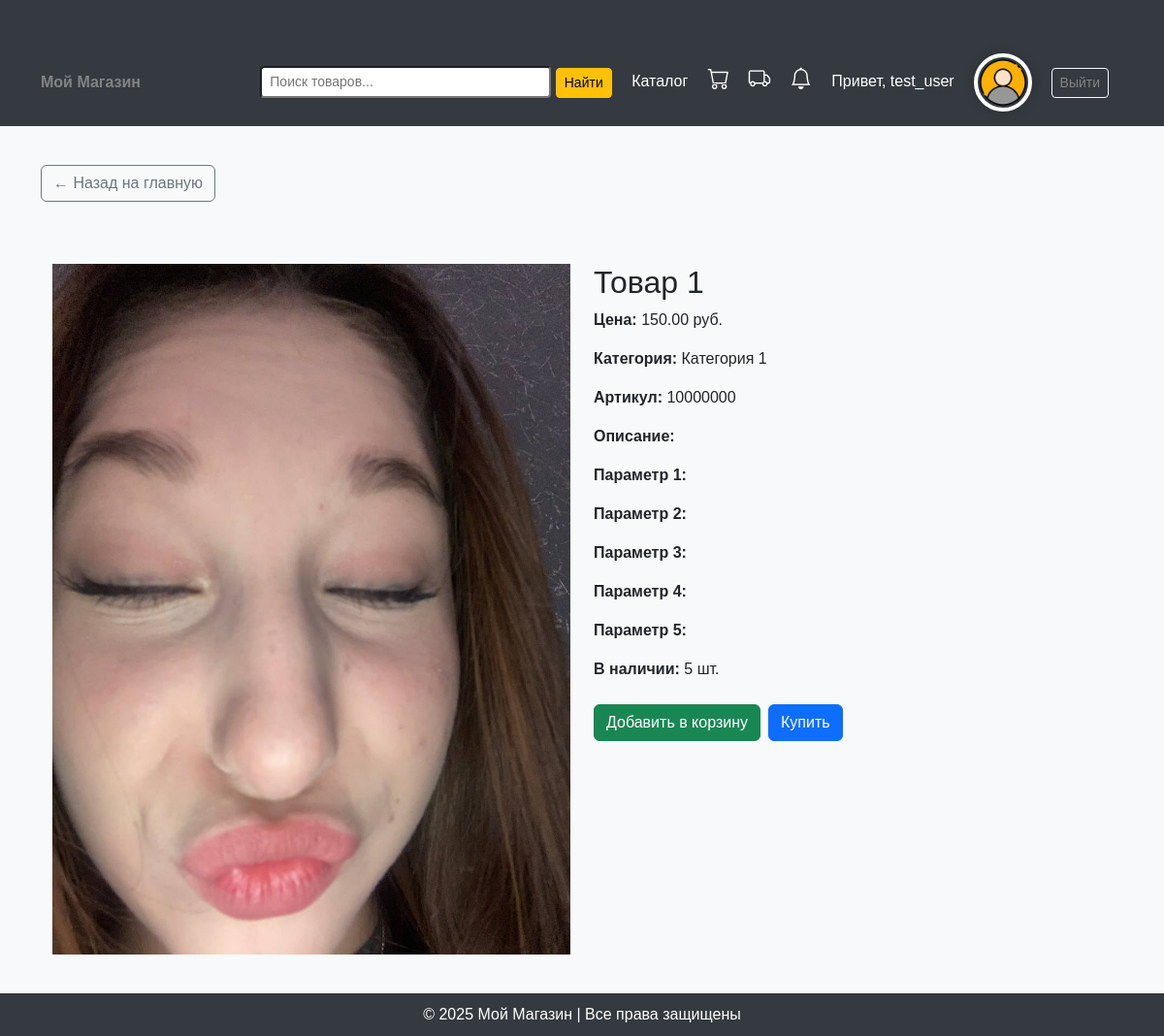
The page /accounts/product/1/ (signed in) on the database as committed earlier.
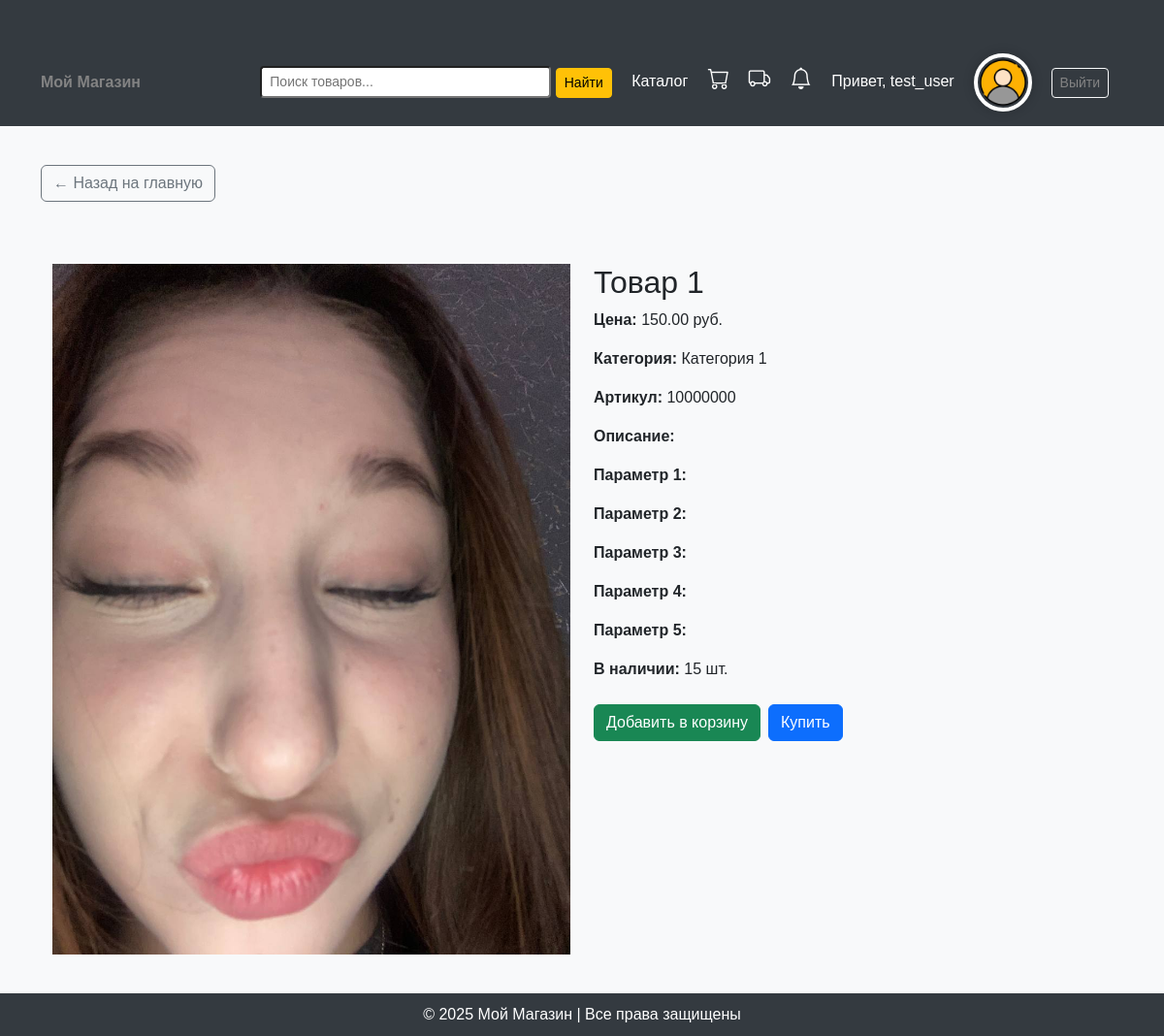
The same page on the database as committed later.
### accounts/models.py (models this page shows, shortened)
class Product(models.Model):
    name = models.CharField(max_length=255, verbose_name="Название")
    price = models.DecimalField(max_digits=10, decimal_places=2, verbose_name="Цена")
    parameter_1 = models.CharField(max_length=255, blank=True, verbose_name="Параметр 1")
    parameter_2 = models.CharField(max_length=255, blank=True, verbose_name="Параметр 2")
    parameter_3 = models.CharField(max_length=255, blank=True, verbose_name="Параметр 3")
    parameter_4 = models.CharField(max_length=255, blank=True, verbose_name="Параметр 4")
    parameter_5 = models.CharField(max_length=255, blank=True, verbose_name="Параметр 5")
    category = models.ForeignKey(Category, on_delete=models.CASCADE, verbose_name="Категория")
    sku = models.CharField(max_length=50, unique=True, verbose_name="Артикул", blank=True)
    image = models.ImageField(upload_to="product_images/", blank=True, null=True, verbose_name="Изображение")
    description = models.TextField(blank=True, null=True, verbose_name="Описание")  # Новое поле для описания
    stock_quantity = models.PositiveIntegerField(default=0, verbose_name="Количество в наличии")  # Новое поле для количества товара

class Category(models.Model):
    name = models.CharField(max_length=255, unique=True, verbose_name="Название категории")

### accounts/views.py (the view)
# urls.py: path('product/<int:product_id>/', views.product_detail, name='product_detail'),
def product_detail(request, product_id):
    product = get_object_or_404(Product, pk=product_id)
    return render(request, 'product_detail.html', {'product': product})

### templates/product_detail.html
{% extends "base.html" %}
{% block content %}
<a href="{% url 'home' %}" class="btn btn-outline-secondary mb-3">
    ← Назад на главную
</a>
<div class="container mt-5">
    <div class="row">
        <div class="col-md-6">
            <img src="{{ product.image.url }}" class="img-fluid" alt="{{ product.name }}">
        </div>
        <div class="col-md-6">
            <h2>{{ product.name }}</h2>
            <p><strong>Цена:</strong> {{ product.price }} руб.</p>
            <p><strong>Категория:</strong> {{ product.category.name }}</p>
            <p><strong>Артикул:</strong> {{ product.sku }}</p>
            <p><strong>Описание:</strong> {{ product.description }}</p>
            <p><strong>Параметр 1:</strong> {{ product.parameter_1 }}</p>
            <p><strong>Параметр 2:</strong> {{ product.parameter_2 }}</p>
            <p><strong>Параметр 3:</strong> {{ product.parameter_3 }}</p>
            <p><strong>Параметр 4:</strong> {{ product.parameter_4 }}</p>
            <p><strong>Параметр 5:</strong> {{ product.parameter_5 }}</p>
            <p><strong>В наличии:</strong> {{ product.stock_quantity }} шт.</p>
            <div class="mt-4 d-flex gap-2">
                {% if user.is_authenticated %}
                    {% if user.is_superuser %}
                        <a href="{% url 'edit_product' product.id %}" class="btn btn-warning">Редактировать</a>
                        <a href="{% url 'delete_product' product.id %}" class="btn btn-danger">Удалить</a>
                    {% else %}
                        <a href="{% url 'add_to_cart' product.id %}" class="btn btn-success">Добавить в корзину</a>
                        <a href="{% url 'checkout' %}?product_id={{ product.id }}" class="btn btn-primary">Купить</a>
                    {% endif %}
                {% else %}
                    <a href="{% url 'login' %}?next={{ request.path }}" class="btn btn-success">Добавить в корзину</a>
                    <a href="{% url 'login' %}?next={% url 'checkout' %}?product_id={{ product.id }}" class="btn btn-primary">Купить</a>
                {% endif %}
            </div>
        </div>
    </div>
</div>
{% endblock %}

Rows that differ between the two databases and show on the page:
changed Product "Товар 1": stock_quantity "5" → "15"
